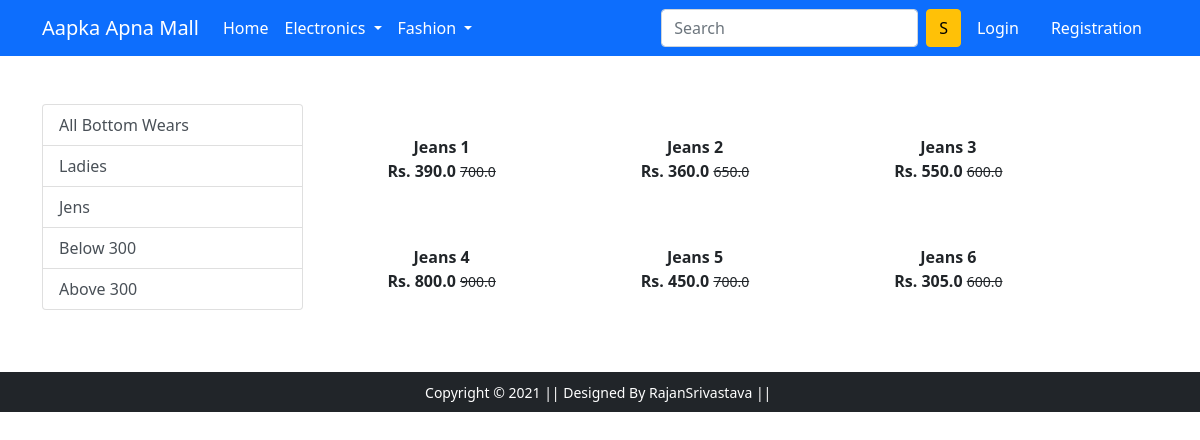
The app's page /bottomwear/ with its own data.
### app/models.py (models this page shows, shortened)
class Product(models.Model):
 title = models.CharField(max_length=100)
 selling_price = models.FloatField()
 discounted_price = models.FloatField()
 description = models.TextField()
 brand = models.CharField(max_length=100)
 category = models.CharField( choices=CATEGORY_CHOICES, max_length=2)
 product_image = models.ImageField(upload_to='productimg')

### app/views.py (the view)
# urls.py: path('bottomwear/', views.bottomwear, name='bottomwear'),
def bottomwear(request, data=None):
	totalitem = 0
	if request.user.is_authenticated:
		totalitem = len(Cart.objects.filter(user=request.user))
	if data == None :
		bottomwears = Product.objects.filter(category='BW')
	elif data == 'Ladies' or data == 'Jens':
		bottomwears  = Product.objects.filter(category='BW').filter(brand=data)
	elif data == 'below':
		bottomwears  = Product.objects.filter(category='BW').filter(discounted_price__lt=300)
	elif data == 'above':
		bottomwears  = Product.objects.filter(category='BW').filter(discounted_price__gt=300)
	return render(request, 'app/bottomwear.html', {'bottomwears': bottomwears, 'totalitem': totalitem})

### app/templates/app/bottomwear.html (shortened to what this page needs)
{% extends 'app/base.html' %}
{% load static %}
{% block main-content %}
<div class="container my-5">
 <div class="row">
  <div class="col-sm-3">
   <div class="list-group">
     <a href="{% url 'bottomwear' %}" class="list-group-item list-group-item-action" aria-current="true">All Bottom Wears</a>
     <a href="{% url 'bottomweardata' 'Ladies'  %}" class="list-group-item list-group-item-action" aria-current="true">Ladies</a>
     <a href="{% url 'bottomweardata' 'Jens'  %}" class="list-group-item list-group-item-action">Jens</a>
     <a href="{% url 'bottomweardata' 'below'  %}" class="list-group-item list-group-item-action">Below 300</a>
     <a href="{% url 'bottomweardata' 'above'  %}" class="list-group-item list-group-item-action">Above 300</a>
   </div>
  </div>
  <div class="col-sm-8">
   <div class="row">
    {% for product in bottomwears %}
     <div class="col-sm-4 text-center mb-4">
      <a href="{% url 'product-detail' product.id %}" class="btn">
       <div class="item">
        <div class="fw-bold">{{product.title}}</div>
        <div class="fw-bold">Rs. {{product.discounted_price}} <small class="fw-light text-decoration-line-through">{{product.selling_price}}</small></div>
       </div>
      </a>
     </div>
    {% endfor %}
   </div>
  </div>
 </div>
</div>
{% endblock main-content %}

### records on screen
Product: title "Jeans 1", discounted_price "390.0", selling_price "700.0"
Product: title "Jeans 2", discounted_price "360.0", selling_price "650.0"
Product: title "Jeans 3", discounted_price "550.0", selling_price "600.0"
Product: title "Jeans 4", discounted_price "800.0", selling_price "900.0"
Product: title "Jeans 5", discounted_price "450.0", selling_price "700.0"
Product: title "Jeans 6", discounted_price "305.0", selling_price "600.0"
